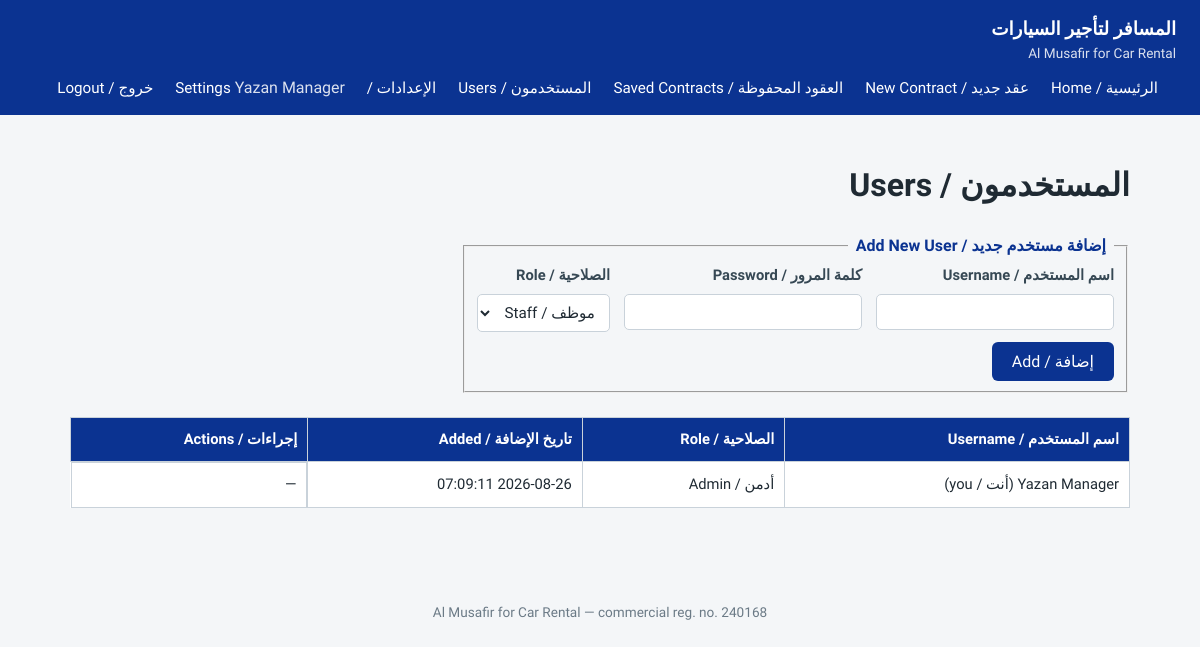
/users.php (signed in), run on the app's committed database.
### tables this page shows
CREATE TABLE IF NOT EXISTS users (
    id INT UNSIGNED AUTO_INCREMENT PRIMARY KEY,
    username VARCHAR(100) NOT NULL,
    password_hash VARCHAR(255) NOT NULL,
    role ENUM('admin','staff') NOT NULL DEFAULT 'staff',
    created_at TIMESTAMP NOT NULL DEFAULT CURRENT_TIMESTAMP,
    UNIQUE KEY uq_username (username)
);

### auth.php (called while the page is built, shortened)
<?php
function current_user(): ?array
{
    return $_SESSION['user'] ?? null;
}
function is_admin(): bool
{
    $user = current_user();
    return $user !== null && $user['role'] === 'admin';
}

### db.php (called while the page is built, shortened)
<?php
function get_db(): PDO
{
    $config = require __DIR__ . '/config.php';
    $dsn = sprintf(
        'mysql:host=%s;port=%s;dbname=%s;charset=%s',
        $config['host'],
        $config['port'],
        $config['name'],
        $config['charset']
    );
    $pdo = new PDO($dsn, $config['user'], $config['pass'], [
        PDO::ATTR_ERRMODE => PDO::ERRMODE_EXCEPTION,
        PDO::ATTR_DEFAULT_FETCH_MODE => PDO::FETCH_ASSOC,
        PDO::ATTR_EMULATE_PREPARES => false,
    ]);
    return $pdo;
}

### helpers.php (called while the page is built, shortened)
<?php
function h(?string $value): string
{
    return htmlspecialchars((string) $value, ENT_QUOTES, 'UTF-8');
}

### users.php (the view, shortened to what this page needs)
<?php
require __DIR__ . '/auth.php';
require __DIR__ . '/helpers.php';
require __DIR__ . '/db.php';
$users = get_db()->query('SELECT id, username, role, created_at FROM users ORDER BY id')->fetchAll();
?>
<!doctype html>
<html lang="ar" dir="rtl">
<head>
<link rel="stylesheet" href="assets/css/style.css">
</head>
<body class="list-page">
<?php require __DIR__ . '/header.php'; ?>
<main class="container">
    <h1>المستخدمون / Users</h1>
    <fieldset class="contract-form" style="max-width:600px;">
        <legend>إضافة مستخدم جديد / Add New User</legend>
        <form method="post">
            <div class="grid grid-3">
                <label>اسم المستخدم / Username
                    <input type="text" name="username" required>
                </label>
                <label>كلمة المرور / Password
                    <input type="password" name="password" required minlength="6">
                </label>
                <label>الصلاحية / Role
                    <select name="role">
                        <option value="staff">موظف / Staff</option>
                    </select>
                </label>
            </div>
            <div class="form-actions">
                <button type="submit" class="btn btn-primary">إضافة / Add</button>
            </div>
        </form>
    </fieldset>
    <div class="table-scroll" style="margin-top:24px;">
        <table class="list-table">
            <thead>
                <tr>
                    <th>اسم المستخدم / Username</th>
                    <th>الصلاحية / Role</th>
                    <th>تاريخ الإضافة / Added</th>
                    <th>إجراءات / Actions</th>
                </tr>
            </thead>
            <tbody>
                <?php foreach ($users as $u): ?>
                <tr>
                    <td><?= h($u['username']) ?><?= $u['id'] === $me['id'] ? ' (أنت / you)' : '' ?></td>
                    <td><?= $u['role'] === 'admin' ? 'أدمن / Admin' : 'موظف / Staff' ?></td>
                    <td><?= h($u['created_at']) ?></td>
                    <td class="actions">
                        <?php if ((int) $u['id'] !== (int) $me['id']): ?>
                        <form action="delete_user.php" method="post" onsubmit="return confirm('حذف هذا المستخدم؟ / Delete this user?');" class="inline-form">
                            <input type="hidden" name="id" value="<?= (int) $u['id'] ?>">
                            <button type="submit" class="link-danger">حذف · Delete</button>
                        </form>
                        <?php else: ?>
                            —
                        <?php endif; ?>
                    </td>
                </tr>
                <?php endforeach; ?>
            </tbody>
        </table>
    </div>
</main>
<footer class="site-footer">
    <p>Al Musafir for Car Rental — commercial reg. no. 240168</p>
</footer>
</body>
</html>

### header.php
<?php
$me = current_user();
?>
<header class="site-header">
    <div class="brand">
        <span class="brand-ar">المسافر لتأجير السيارات</span>
        <span class="brand-en">Al Musafir for Car Rental</span>
    </div>
    <nav>
        <a href="index.php">الرئيسية / Home</a>
        <a href="form.php">عقد جديد / New Contract</a>
        <a href="contracts.php">العقود المحفوظة / Saved Contracts</a>
        <?php if (is_admin()): ?>
            <a href="users.php">المستخدمون / Users</a>
            <a href="settings.php">الإعدادات / Settings</a>
        <?php endif; ?>
        <span style="margin-inline-start:18px; opacity:0.85;"><?= h($me['username']) ?></span>
        <a href="logout.php">خروج / Logout</a>
    </nav>
</header>

### assets/css/style.css (style rules this page uses)
:root { --navy: #0b3391; --navy-dark: #082569; --gold: #b58a3d; --border: #c9d2da; --bg: #f4f6f8; --text: #1f2a33; --danger: #b3261e; }
* { box-sizing: border-box; }
html, body { margin: 0; padding: 0; background: var(--bg); color: var(--text); font-family: 'Cairo', 'Inter', system-ui, sans-serif; line-height: 1.6; }
a { color: var(--navy); }
.container { max-width: 1100px; margin: 0 auto; padding: 24px 20px 60px; }
.site-header { background: var(--navy); color: #fff; display: flex; align-items: center; justify-content: space-between; padding: 14px 24px; flex-wrap: wrap; gap: 10px; }
.site-header .brand { display: flex; flex-direction: column; }
.site-header .brand-ar { font-weight: 700; font-size: 1.15rem; }
.site-header .brand-en { font-size: 0.85rem; opacity: 0.85; }
.site-header nav a { color: #fff; text-decoration: none; margin-inline-start: 18px; font-size: 0.95rem; }
.site-footer { text-align: center; color: #6b7a86; font-size: 0.85rem; padding: 20px; }
.btn { display: inline-block; padding: 10px 20px; border-radius: 6px; border: none; cursor: pointer; font-size: 1rem; font-family: inherit; text-decoration: none; text-align: center; }
.btn-primary { background: var(--navy); color: #fff; }
.contract-form legend { font-weight: 700; color: var(--navy); padding: 0 8px; }
.grid { display: grid; gap: 14px; }
.grid-3 { grid-template-columns: repeat(3, 1fr); }
label { display: flex; flex-direction: column; gap: 6px; font-size: 0.92rem; font-weight: 600; color: #364854; }
input, select, textarea { font-family: inherit; font-size: 0.95rem; padding: 8px 10px; border: 1px solid var(--border); border-radius: 5px; background: #fff; color: var(--text); font-weight: 400; }
.form-actions { display: flex; gap: 12px; margin-top: 10px; }
.table-scroll { overflow-x: auto; }
.list-table { width: 100%; border-collapse: collapse; background: #fff; }
.list-table th, .list-table td { border: 1px solid var(--border); padding: 10px; text-align: start; font-size: 0.92rem; }
.list-table thead th { background: var(--navy); color: #fff; }
.list-table .actions { display: flex; gap: 12px; flex-wrap: wrap; white-space: nowrap; }

### data on the page
users: username "Yazan Manager", shows "(أنت / you)", role "أدمن / Admin", created_at "2026-08-26 07:09:11"
